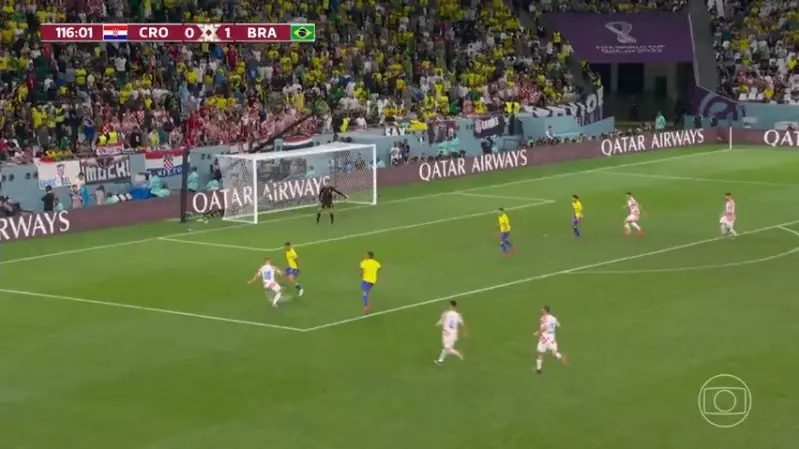
#> input picture Teste_1.jpg, 799 x 449 px
$ python linhas.py Teste_1.jpg
#> lines starting #> are read from the running program, lines starting #| are printed output that depends on the picture; after the words box and inside, x2 and y2 are one past the last pixel; in counts of white or black regions, pixels touching at a corner belong together
import cv2
import numpy as np
import sys

img_name = sys.argv[1]
frame = cv2.imread(img_name)
#> frame is the input picture: shape (449, 799, 3); mean B, G, R 68, 108.6, 97.8
hsv = cv2.cvtColor(frame, cv2.COLOR_RGB2HSV)
#> hsv: shape (449, 799, 3); mean H, S, V 86.1, 106.2, 113.6
mask_green = cv2.inRange(hsv, (36, 25, 25), (86, 255, 255)) # green mask to select only the field
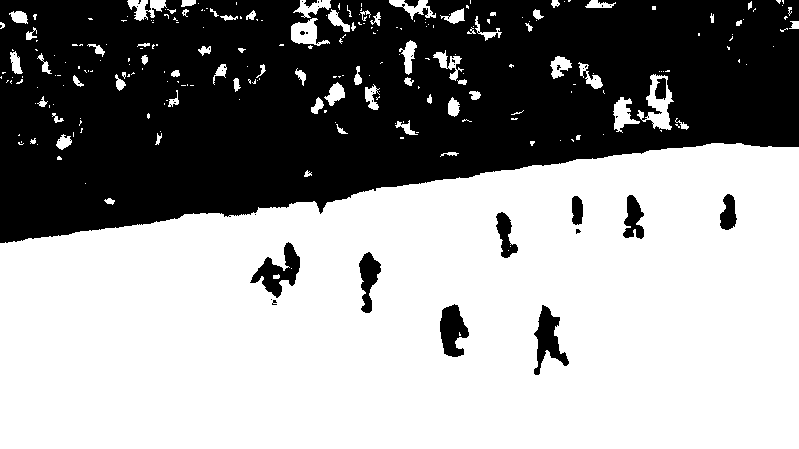
#> mask_green: shape (449, 799); 59.1% white; 49 black regions (37 under 20 px), largest, box (x1, y1, x2, y2) and area: (0, 0, 799, 243) 140391, (250, 242, 300, 298) 1155, (534, 305, 569, 375) 1073
frame_masked = cv2.bitwise_and(frame, frame, mask=mask_green)
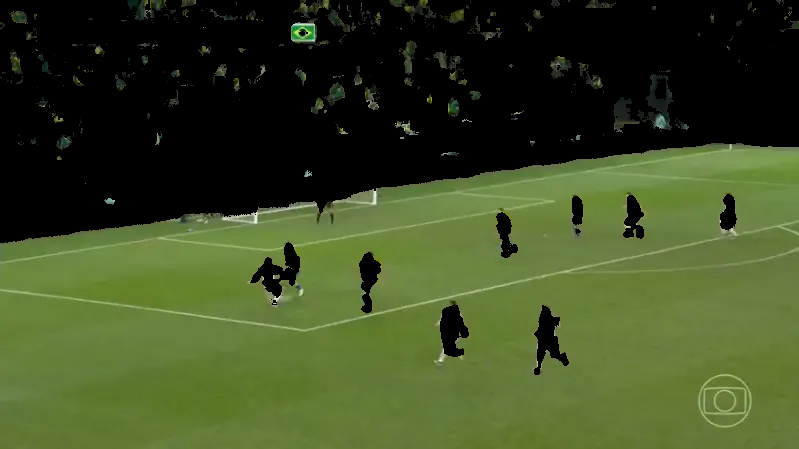
#> frame_masked: shape (449, 799, 3); mean B, G, R 35.2, 74.3, 60.5

gray = cv2.cvtColor(frame_masked, cv2.COLOR_RGB2GRAY)
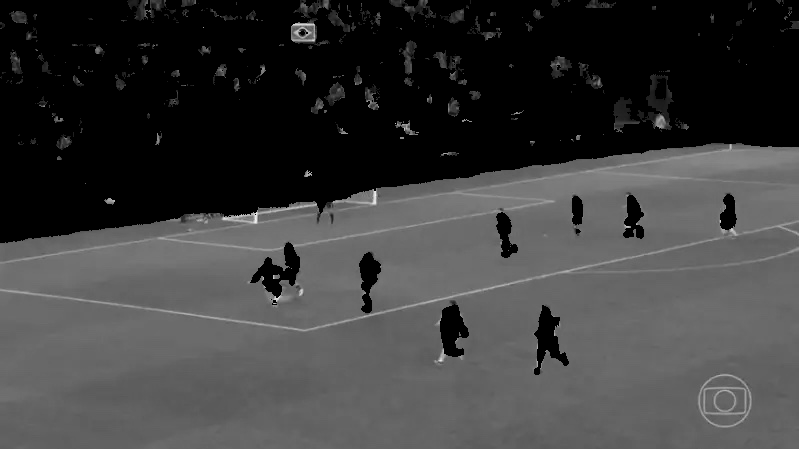
#> gray: shape (449, 799); min 0, max 245, mean 61
_, thresh = cv2.threshold(gray, 127, 255, cv2.THRESH_BINARY)
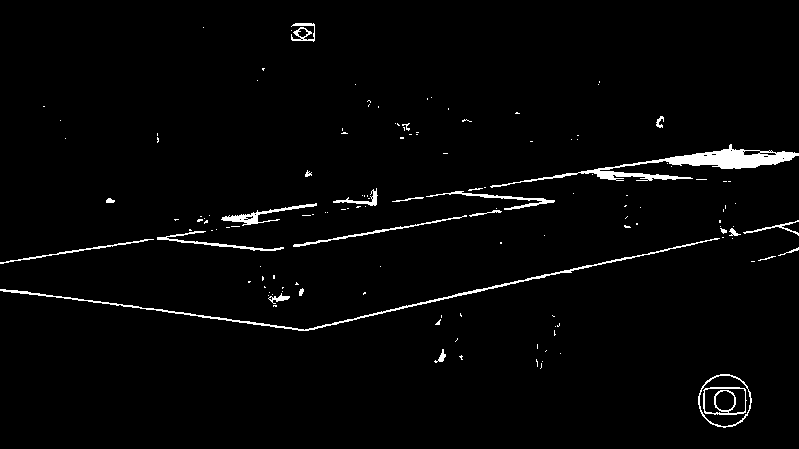
#> thresh: shape (449, 799); 2.3% white; 138 white regions (112 under 20 px), largest, box (x1, y1, x2, y2) and area: (490, 144, 799, 188) 2531, (0, 238, 720, 331) 1533, (221, 203, 317, 226) 459

canny = cv2.Canny(gray, 50, 150, apertureSize=3)
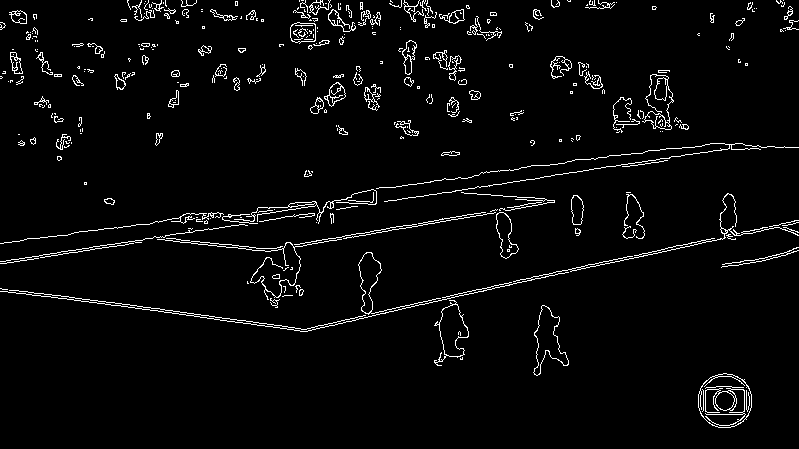
#> canny: shape (449, 799); 3.5% white in thin lines or dots
# Hough line detection
lines = cv2.HoughLinesP(canny, 1, np.pi / 180, 50, None, 50, 20)
#> lines = 79 rows, first 6: [113, 244, 693, 153], [0, 243, 219, 213], [566, 270, 691, 242], [459, 295, 795, 223], [51, 294, 311, 330], [0, 261, 323, 210]

# zerar a imagem transformada
image_lines = np.zeros(frame.shape, np.uint8)

# atualizar a imagem transformada desenhando as linhas encontradas
if lines is not None:
    for i in range(0, len(lines)):
        l = lines[i][0]
        # garantee points are integers
        l = [int(x) for x in l]
        cv2.line(image_lines, (l[0], l[1]), (l[2], l[3]), (255, 255, 255), 3, cv2.LINE_AA)
#> this loop made 79 passes
#> l on passes 1 to 12: [113, 244, 693, 153], [0, 243, 219, 213], [566, 270, 691, 242], [459, 295, 795, 223], [51, 294, 311, 330], [0, 261, 323, 210], [262, 250, 550, 200], [66, 298, 307, 331], [307, 328, 556, 271], [155, 221, 218, 212], [266, 251, 458, 218], [423, 196, 750, 145]
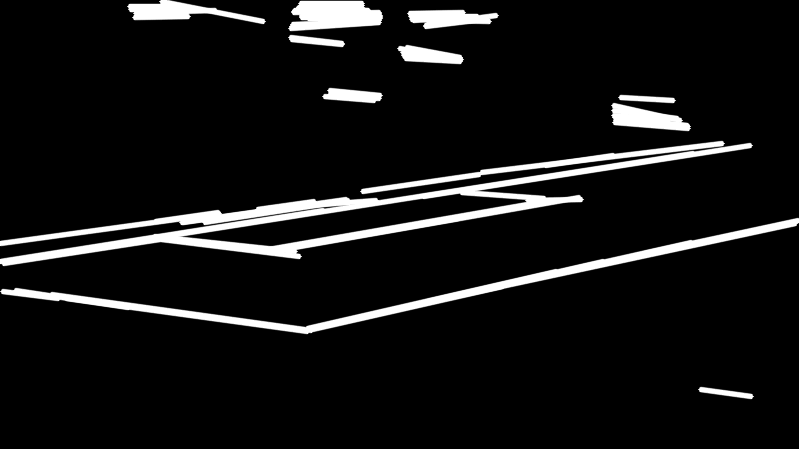
#> image_lines: shape (449, 799, 3); min 0, max 255, mean 20.1


cv2.imshow("frame", frame)
cv2.imshow("canny", canny)
cv2.imshow("lines", image_lines)
cv2.waitKey(0)
cv2.destroyAllWindows()
